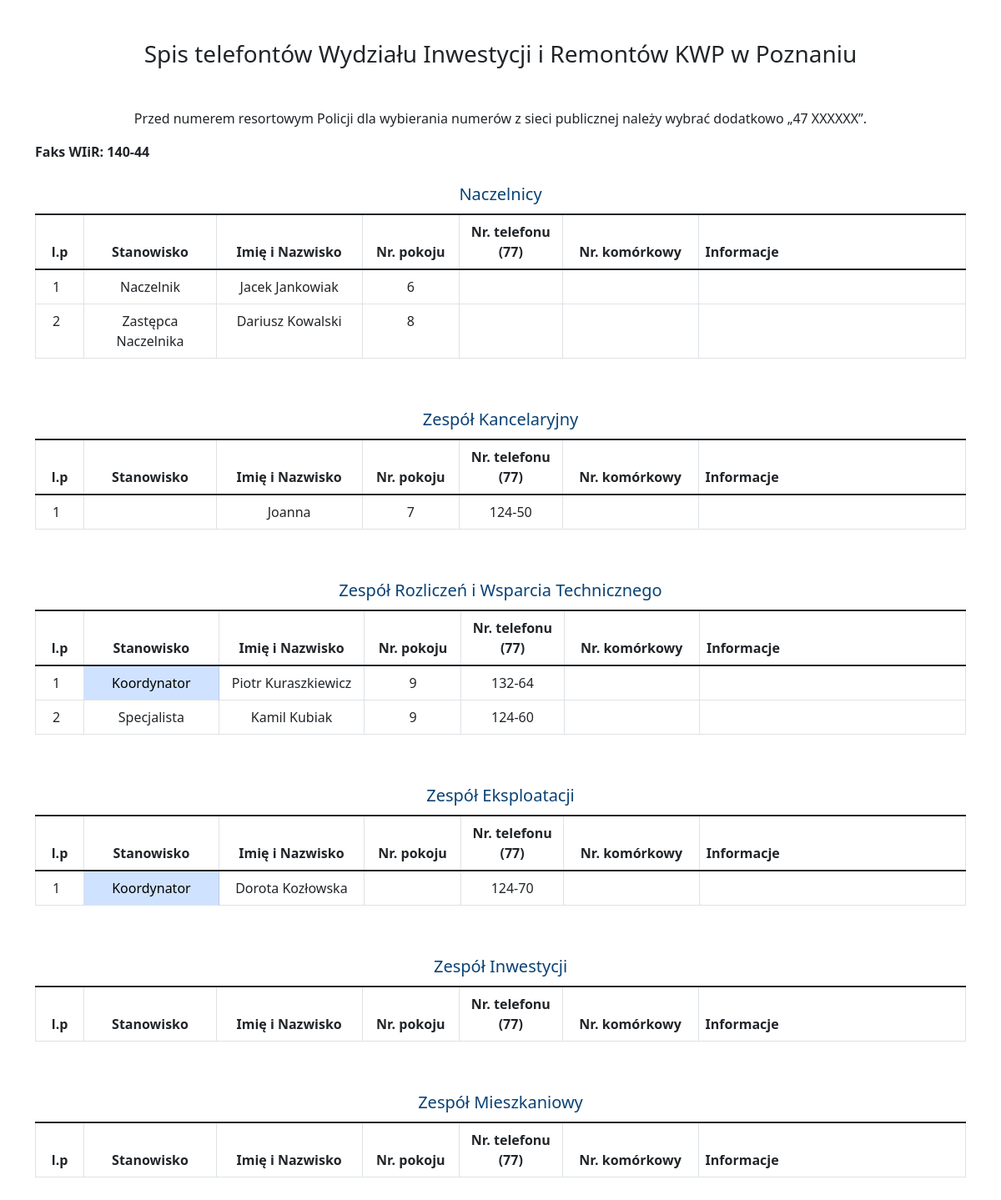
Page /telephones/ on the committed database.
### main/models.py (models this page shows, shortened)
class Team(models.Model):
    class Meta:
        verbose_name = "Komórka Wydziału"
        verbose_name_plural = "Komórki Wydziału"
    team = models.CharField(max_length=50)
    def __str__(self):
        return f'{self.team}'

class Telephone(models.Model):
    class Meta:
        verbose_name = "Telefony"
        verbose_name_plural = "Telefony"
    team = models.ForeignKey("main.Team", on_delete=models.CASCADE)
    position = models.CharField("Stanowisko", max_length=20, blank=True, default="")
    fname = models.CharField("Imię", max_length=15, blank=True, default="")
    lname = models.CharField("Nazwisko", max_length=15, null=True, blank=True, default="")
    numbroom = models.CharField("Nr. pokoju", max_length=2, blank=True, default="")
    numbtelbus = models.CharField("Nr. telefonu", max_length=6, blank=True, default="")
    numbtelpri = models.CharField("Nr. komórkowy", max_length=9, null=True, blank=True, default="")

### main/views.py (the view)
# urls.py: path('telephones/', telephone_list,  name='telephone_list')
def telephone_list(request):
    teams = Team.objects.all()
    tel = Telephone.objects.all()
    context = {'tel': tel,
               'teams': teams}
    return render(request, 'main/telephones.html', context)

### main/templates/main/telephones.html (shortened to what this page needs)
{%load static%}
<!DOCTYPE html>
<html lang="pl">
<head>
    <link href="{%static 'main/bootstrap/css/bootstrap.css'%}" rel="stylesheet">
    <link href="{%static 'main/bootstrap/css/bootstrap.min.css'%}" rel="stylesheet">
    <link href="{%static 'main/bootstrap/css/bootstrap.rtl.css'%}" rel="stylesheet">
    <link href="{%static 'main/bootstrap/css/bootstrap.rtl.min.css'%}" rel="stylesheet">
    <link href="{%static 'main/bootstrap/css/bootstrap-grid.css'%}" rel="stylesheet">
    <link href="{%static 'main/bootstrap/css/bootstrap-grid.min.css'%}" rel="stylesheet">
    <link href="{%static 'main/bootstrap/css/bootstrap-grid.rtl.css'%}" rel="stylesheet">
    <link href="{%static 'main/bootstrap/css/bootstrap-grid.rtl.min.css'%}" rel="stylesheet">
    <link href="{%static 'main/bootstrap/css/bootstrap-reboot.css'%}" rel="stylesheet">
    <link href="{%static 'main/bootstrap/css/bootstrap-reboot.min.css'%}" rel="stylesheet">
    <link href="{%static 'main/bootstrap/css/bootstrap-reboot.rtl.css'%}" rel="stylesheet">
    <link href="{%static 'main/bootstrap/css/bootstrap-reboot.rtl.min.css'%}" rel="stylesheet">
    <link href="{%static 'main/bootstrap/css/bootstrap-utilities.css'%}" rel="stylesheet">
    <link href="{%static 'main/bootstrap/css/bootstrap-utilities.min.css'%}" rel="stylesheet">
    <link href="{%static 'main/bootstrap/css/bootstrap-utilities.rtl.css'%}" rel="stylesheet">
    <link href="{%static 'main/bootstrap/css/bootstrap-utilities.rtl.min.css'%}" rel="stylesheet">
    <link href="{%static 'main/css/style.css'%}" rel="stylesheet">
</head>
<body>
<h3 class="text-center mt-5 mb-5"><span>Spis telefontów Wydziału Inwestycji i Remontów KWP w Poznaniu</span></h3>
<div class="container">
    <p class="text-center">Przed numerem resortowym Policji dla wybierania numerów z
sieci publicznej należy wybrać dodatkowo „47 XXXXXX”. </p>
    <p><span><b>Faks WIiR: 140-44</b></span></p>
    {%for te in teams%}
    <div>
    <table class="table table-bordered tel-table my-table">
        <caption class="tel-table-caption">{{te}}</caption>
        <thead class="thead-dark">
        <tr class="my-table-tr">
            <th class="text-center " width="40px" scope="col"><span>l.p</span></th>
            <th class="text-center" width="100px" scope="col">Stanowisko</th>
            <th class="text-center" width="120px" scope="col">Imię i Nazwisko</th>
            <th class="text-center" width="80px" scope="col">Nr. pokoju</th>
            <th class="text-center" width="80px" scope="col">Nr. telefonu<br>(77)</th>
            <th class="text-center" width="80px" scope="col">Nr. komórkowy</th>
            <th width="220px" scope="col">Informacje</th>
        </tr>
        </thead>
        <tbody>
        {% for worker in te.telephone_set.all %}
        <tr class="my-table-tr">
            <td class="text-center" scope="row"></td>
            {% ifequal worker.position 'Koordynator' %}
            <td class="text-center table-primary">{{worker.position|default_if_none:''}}</td>
            {%else%}
            <td class="text-center">{{worker.position|default_if_none:''}}</td>
            {% endifequal %}
            <td class="text-center" width="120px">{{worker.fname|default_if_none:''}} {{worker.lname|default_if_none:''}}</td>
            <td class="text-center">{{worker.numbroom|default_if_none:''}}</td>
            <td class="text-center">{{worker.numbtelbus|default_if_none:''}}</td>
            <td class="text-center">{{worker.numbtelpri|default_if_none:''}}</td>
            <td></td>
        </tr>
        {% endfor %}
        </tbody>
    </table>
        </div>
    {% endfor %}
</div>
</body>
</html>

### main/static/main/css/style.css (style rules this page uses)
.tel-table { caption-side:top; margin-bottom:50px; }
.tel-table-caption { text-align:center; color: #0a4275; font-size:20px; }
.my-table { counter-reset: rowNumber -1; }
.my-table-tr { counter-increment: rowNumber; }
.my-table-tr td:first-child::before { content: counter(rowNumber); min-width: 1em; margin-right: 0.5em; }

### rows in the picture
Team: team "Naczelnicy"
Telephone: position "Naczelnik", fname "Jacek", lname "Jankowiak", numbroom "6"
Telephone: position "Zastępca Naczelnika", fname "Dariusz", lname "Kowalski", numbroom "8"
Team: team "Zespół Kancelaryjny"
Telephone: fname "Joanna", numbroom "7", numbtelbus "124-50"
Team: team "Zespół Rozliczeń i Wsparcia Technicznego"
Telephone: position "Koordynator", fname "Piotr", lname "Kuraszkiewicz", numbroom "9", numbtelbus "132-64"
Telephone: position "Specjalista", fname "Kamil", lname "Kubiak", numbroom "9", numbtelbus "124-60"
Team: team "Zespół Eksploatacji"
Telephone: position "Koordynator", fname "Dorota", lname "Kozłowska", numbtelbus "124-70"
Team: team "Zespół Inwestycji"
Team: team "Zespół Mieszkaniowy"
